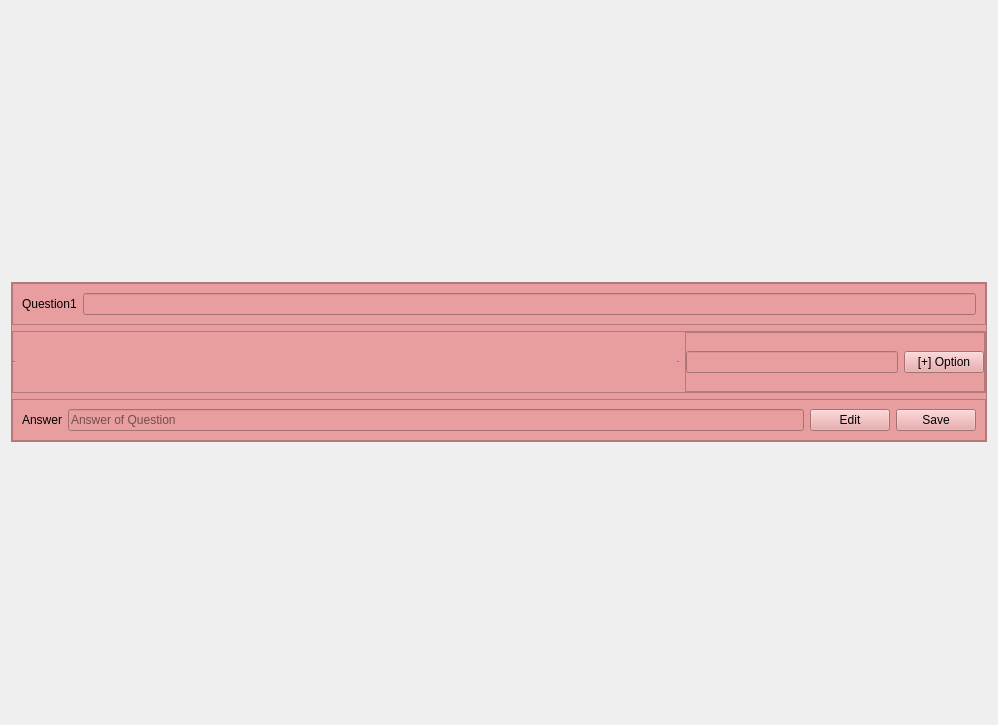
<?xml version="1.0" encoding="UTF-8"?>
<ui version="4.0">
 <class>Frame</class>
 <widget class="QFrame" name="Frame">
  <property name="geometry">
   <rect>
    <x>0</x>
    <y>0</y>
    <width>998</width>
    <height>725</height>
   </rect>
  </property>
  <property name="windowTitle">
   <string>Frame</string>
  </property>
  <layout class="QVBoxLayout" name="verticalLayout">
   <item>
    <widget class="QFrame" name="final_quiz">
     <property name="maximumSize">
      <size>
       <width>16777215</width>
       <height>160</height>
      </size>
     </property>
     <property name="styleSheet">
      <string notr="true">background-color: rgb(232, 158, 159);
color: rgb(0, 0, 0);</string>
     </property>
     <property name="frameShape">
      <enum>QFrame::StyledPanel</enum>
     </property>
     <property name="frameShadow">
      <enum>QFrame::Raised</enum>
     </property>
     <layout class="QVBoxLayout" name="verticalLayout_4">
      <property name="leftMargin">
       <number>0</number>
      </property>
      <property name="topMargin">
       <number>0</number>
      </property>
      <property name="rightMargin">
       <number>0</number>
      </property>
      <property name="bottomMargin">
       <number>0</number>
      </property>
      <item>
       <widget class="QFrame" name="frame_7">
        <property name="maximumSize">
         <size>
          <width>16777215</width>
          <height>50</height>
         </size>
        </property>
        <property name="frameShape">
         <enum>QFrame::StyledPanel</enum>
        </property>
        <property name="frameShadow">
         <enum>QFrame::Raised</enum>
        </property>
        <layout class="QHBoxLayout" name="horizontalLayout_4">
         <item>
          <widget class="QLabel" name="label_3">
           <property name="text">
            <string>Question1</string>
           </property>
          </widget>
         </item>
         <item>
          <widget class="QLineEdit" name="quizz_Que"/>
         </item>
        </layout>
       </widget>
      </item>
      <item>
       <widget class="QFrame" name="frame_8">
        <property name="maximumSize">
         <size>
          <width>16777215</width>
          <height>150</height>
         </size>
        </property>
        <property name="frameShape">
         <enum>QFrame::StyledPanel</enum>
        </property>
        <property name="frameShadow">
         <enum>QFrame::Raised</enum>
        </property>
        <layout class="QHBoxLayout" name="horizontalLayout">
         <property name="leftMargin">
          <number>0</number>
         </property>
         <property name="topMargin">
          <number>0</number>
         </property>
         <property name="rightMargin">
          <number>0</number>
         </property>
         <property name="bottomMargin">
          <number>0</number>
         </property>
         <item>
          <widget class="QScrollArea" name="Quizz_scroll">
           <property name="sizePolicy">
            <sizepolicy hsizetype="Expanding" vsizetype="Expanding">
             <horstretch>0</horstretch>
             <verstretch>0</verstretch>
            </sizepolicy>
           </property>
           <property name="minimumSize">
            <size>
             <width>0</width>
             <height>0</height>
            </size>
           </property>
           <property name="maximumSize">
            <size>
             <width>16777215</width>
             <height>50</height>
            </size>
           </property>
           <property name="acceptDrops">
            <bool>false</bool>
           </property>
           <property name="frameShape">
            <enum>QFrame::HLine</enum>
           </property>
           <property name="verticalScrollBarPolicy">
            <enum>Qt::ScrollBarAlwaysOff</enum>
           </property>
           <property name="widgetResizable">
            <bool>true</bool>
           </property>
           <property name="alignment">
            <set>Qt::AlignLeading|Qt::AlignLeft|Qt::AlignVCenter</set>
           </property>
           <widget class="QWidget" name="scrollAreaWidgetContents">
            <property name="geometry">
             <rect>
              <x>0</x>
              <y>0</y>
              <width>666</width>
              <height>46</height>
             </rect>
            </property>
           </widget>
          </widget>
         </item>
         <item>
          <widget class="QFrame" name="frame">
           <property name="maximumSize">
            <size>
             <width>300</width>
             <height>16777215</height>
            </size>
           </property>
           <property name="frameShape">
            <enum>QFrame::StyledPanel</enum>
           </property>
           <property name="frameShadow">
            <enum>QFrame::Raised</enum>
           </property>
           <layout class="QHBoxLayout" name="horizontalLayout_2">
            <property name="leftMargin">
             <number>0</number>
            </property>
            <property name="topMargin">
             <number>0</number>
            </property>
            <property name="rightMargin">
             <number>0</number>
            </property>
            <property name="bottomMargin">
             <number>0</number>
            </property>
            <item>
             <widget class="QLineEdit" name="option_text"/>
            </item>
            <item>
             <widget class="QPushButton" name="add_option">
              <property name="text">
               <string>[+] Option</string>
              </property>
             </widget>
            </item>
           </layout>
          </widget>
         </item>
        </layout>
       </widget>
      </item>
      <item>
       <widget class="QFrame" name="frame_9">
        <property name="maximumSize">
         <size>
          <width>16777215</width>
          <height>50</height>
         </size>
        </property>
        <property name="styleSheet">
         <string notr="true">border-bottom-color: rgb(164, 0, 0);
border-bottom-color: qlineargradient(spread:pad, x1:0, y1:0, x2:1, y2:0, stop:0 rgba(0, 0, 0, 255), stop:1 rgba(255, 255, 255, 255));</string>
        </property>
        <property name="frameShape">
         <enum>QFrame::StyledPanel</enum>
        </property>
        <property name="frameShadow">
         <enum>QFrame::Raised</enum>
        </property>
        <layout class="QHBoxLayout" name="horizontalLayout_7">
         <item>
          <widget class="QLabel" name="label_5">
           <property name="text">
            <string>Answer</string>
           </property>
          </widget>
         </item>
         <item>
          <widget class="QLineEdit" name="quizz_Ans">
           <property name="placeholderText">
            <string>Answer of Question</string>
           </property>
          </widget>
         </item>
         <item>
          <widget class="QPushButton" name="quizz_edit_btn">
           <property name="text">
            <string>Edit</string>
           </property>
          </widget>
         </item>
         <item>
          <widget class="QPushButton" name="quizz_save_btn">
           <property name="text">
            <string>Save</string>
           </property>
          </widget>
         </item>
        </layout>
       </widget>
      </item>
     </layout>
    </widget>
   </item>
  </layout>
 </widget>
 <resources/>
 <connections/>
</ui>
